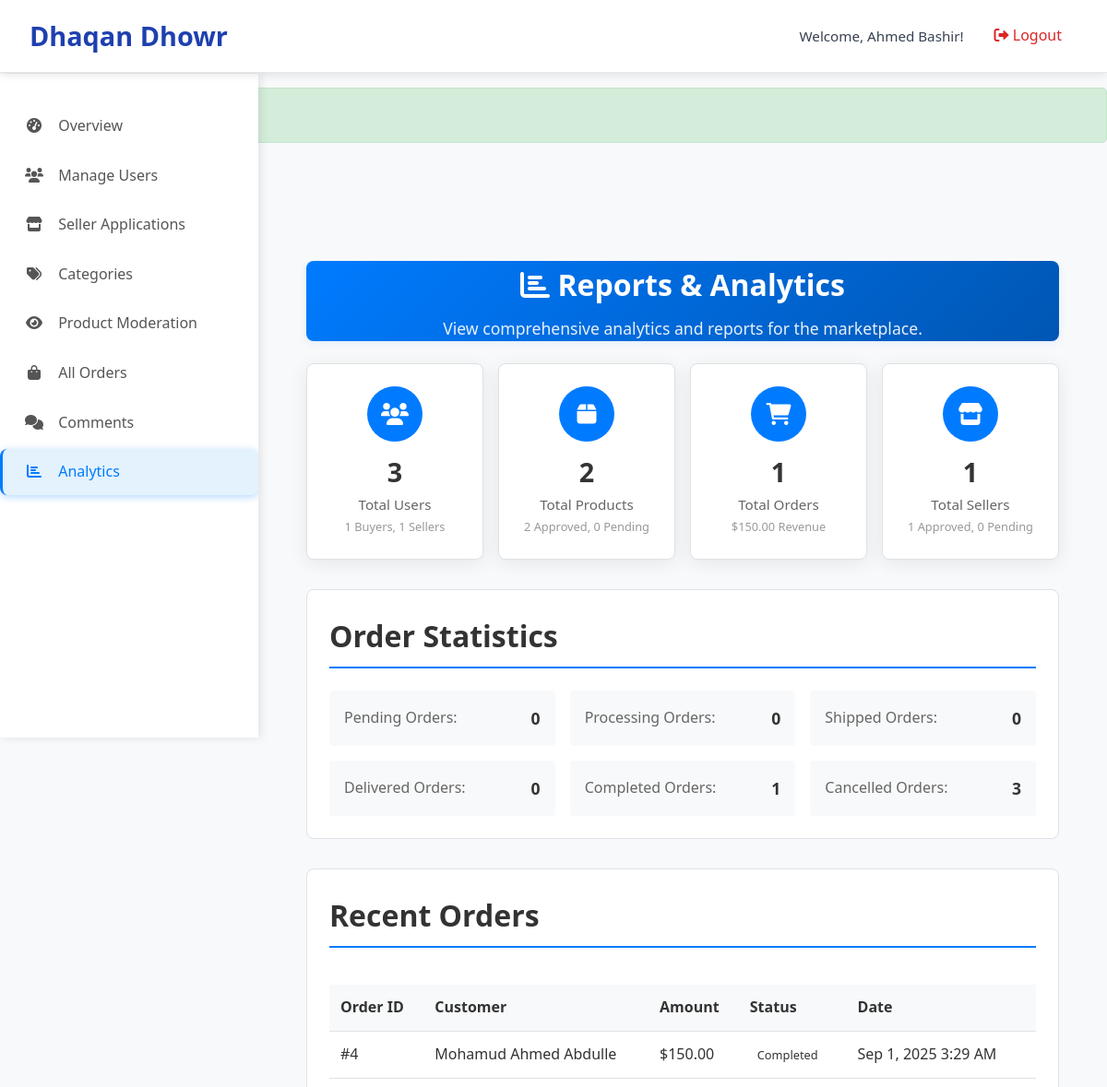
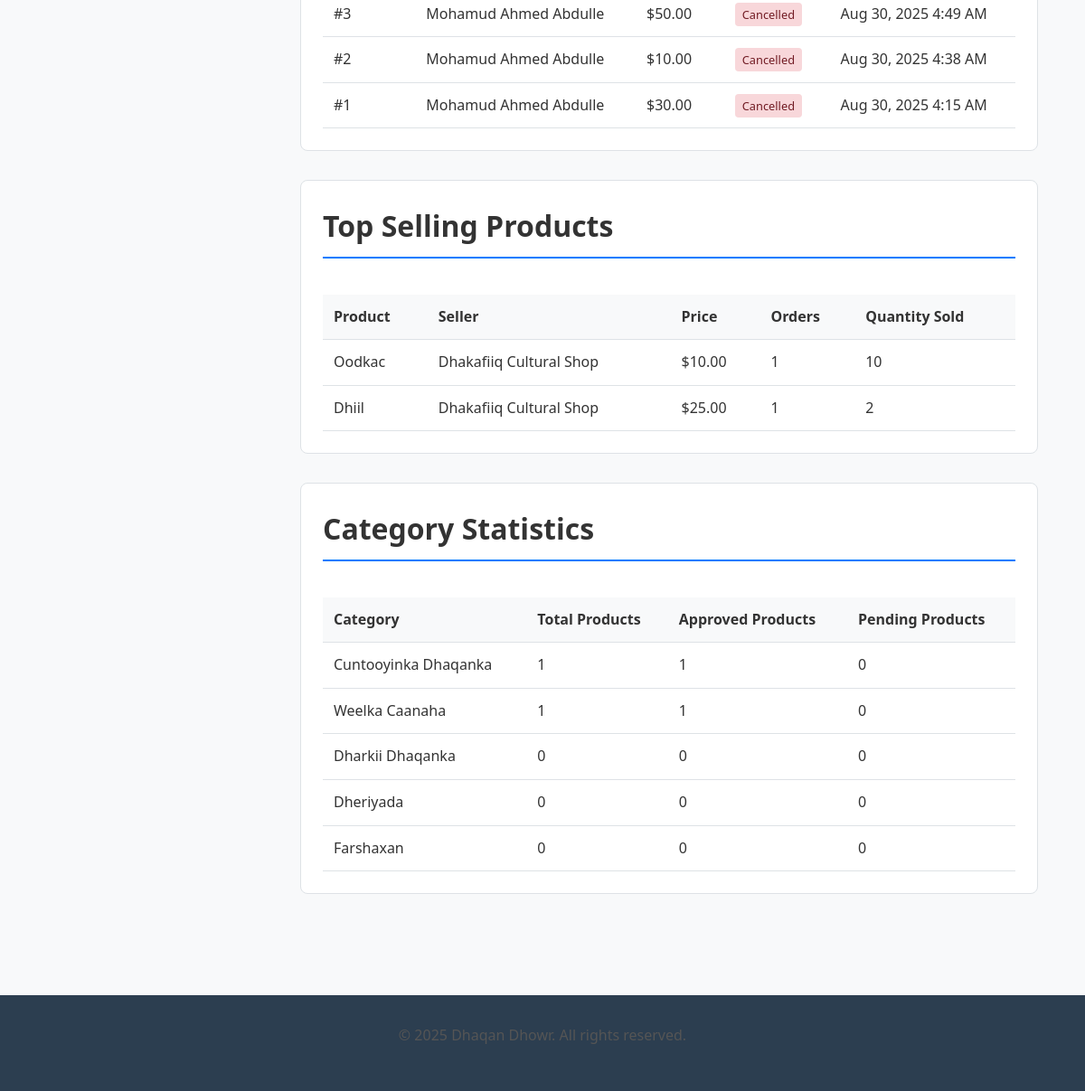
/admin/reports.php (signed in), run on the app's committed database (2 pictures, top to bottom).
### tables this page shows
CREATE TABLE `orders` (
  `id` int(11) NOT NULL,
  `user_id` int(11) NOT NULL,
  `total_amount` decimal(10,2) NOT NULL,
  `status` enum('pending','processing','shipped','delivered','completed','cancelled') DEFAULT 'pending',
  `payment_method` enum('bank_transfer','cash_on_delivery','mobile_money') NOT NULL,
  `shipping_address` text NOT NULL,
  `notes` text DEFAULT NULL,
  `created_at` timestamp NOT NULL DEFAULT current_timestamp(),
  `updated_at` timestamp NOT NULL DEFAULT current_timestamp() ON UPDATE current_timestamp()
);

CREATE TABLE `users` (
  `id` int(11) NOT NULL,
  `name` varchar(100) NOT NULL,
  `email` varchar(100) NOT NULL,
  `phone` varchar(20) DEFAULT NULL,
  `password_hash` varchar(255) NOT NULL,
  `role` enum('buyer','seller','admin') DEFAULT 'buyer',
  `verified` tinyint(1) DEFAULT 0,
  `created_at` timestamp NOT NULL DEFAULT current_timestamp(),
  `updated_at` timestamp NOT NULL DEFAULT current_timestamp() ON UPDATE current_timestamp()
);

### admin/reports.php (the view, shortened to what this page needs)
<?php
require_once __DIR__ . '/../includes/init.php';
$stats = [];
try {
    $users_sql = "SELECT
                    COUNT(*) as total_users,
                    COUNT(CASE WHEN role = 'buyer' THEN 1 END) as total_buyers,
                    COUNT(CASE WHEN role = 'seller' THEN 1 END) as total_sellers,
                    COUNT(CASE WHEN role = 'admin' THEN 1 END) as total_admins
                  FROM users";
    $users_result = $conn->query($users_sql);
    $stats['users'] = $users_result->fetch_assoc();
    $products_sql = "SELECT
                       COUNT(*) as total_products,
                       COUNT(CASE WHEN status = 'approved' THEN 1 END) as approved_products,
                       COUNT(CASE WHEN status = 'pending' THEN 1 END) as pending_products,
                       COUNT(CASE WHEN status = 'rejected' THEN 1 END) as rejected_products
                     FROM products";
    $products_result = $conn->query($products_sql);
    $stats['products'] = $products_result->fetch_assoc();
    $orders_sql = "SELECT
                     COUNT(CASE WHEN status != 'cancelled' THEN 1 END) as total_orders,
                     SUM(CASE WHEN status != 'cancelled' THEN total_amount ELSE 0 END) as total_revenue,
                     COUNT(CASE WHEN status = 'pending' THEN 1 END) as pending_orders,
                     COUNT(CASE WHEN status = 'confirmed' THEN 1 END) as processing_orders,
                     COUNT(CASE WHEN status = 'shipped' THEN 1 END) as shipped_orders,
                     COUNT(CASE WHEN status = 'delivered' THEN 1 END) as delivered_orders,
                     COUNT(CASE WHEN status = 'completed' THEN 1 END) as completed_orders,
                     COUNT(CASE WHEN status = 'cancelled' THEN 1 END) as cancelled_orders
                   FROM orders";
    $orders_result = $conn->query($orders_sql);
    $stats['orders'] = $orders_result->fetch_assoc();
    $sellers_sql = "SELECT
                      COUNT(*) as total_sellers,
                      COUNT(CASE WHEN approved = 1 THEN 1 END) as approved_sellers,
                      COUNT(CASE WHEN approved = 0 THEN 1 END) as pending_sellers
                    FROM sellers";
    $sellers_result = $conn->query($sellers_sql);
    $stats['sellers'] = $sellers_result->fetch_assoc();
    $recent_orders_sql = "SELECT o.*, u.name as customer_name
                          FROM orders o
                          JOIN users u ON o.user_id = u.id
                          ORDER BY o.created_at DESC
                          LIMIT 10";
    $recent_orders_result = $conn->query($recent_orders_sql);
    $recent_orders = [];
    if ($recent_orders_result) {
        while ($row = $recent_orders_result->fetch_assoc()) {
            $recent_orders[] = $row;
        }
    }
    $top_products_sql = "SELECT p.title, p.price, s.shop_name,
                         COUNT(oi.id) as times_ordered,
                         COALESCE(SUM(oi.quantity), 0) as total_quantity
                         FROM products p
                         JOIN sellers s ON p.seller_id = s.id
                         LEFT JOIN order_items oi ON p.id = oi.product_id
                         LEFT JOIN orders o ON oi.order_id = o.id
                         WHERE p.status = 'approved' AND (o.status IS NULL OR o.status != 'cancelled')
                         GROUP BY p.id
                         ORDER BY total_quantity DESC
                         LIMIT 10";
    $top_products_result = $conn->query($top_products_sql);
    $top_products = [];
    if ($top_products_result) {
        while ($row = $top_products_result->fetch_assoc()) {
            $top_products[] = $row;
        }
    }
    $category_stats_sql = "SELECT c.name,
                           COUNT(p.id) as product_count,
                           COUNT(CASE WHEN p.status = 'approved' THEN 1 END) as approved_count
                           FROM categories c
                           LEFT JOIN products p ON c.id = p.category_id
                           GROUP BY c.id
                           ORDER BY product_count DESC";
    $category_stats_result = $conn->query($category_stats_sql);
    $category_stats = [];
    if ($category_stats_result) {
        while ($row = $category_stats_result->fetch_assoc()) {
            $category_stats[] = $row;
        }
    }
} catch (Exception $e) {
    error_log("Reports fetch error: " . $e->getMessage());
    if (DEBUG_MODE) {
        $error_message = "Database error: " . $e->getMessage();
    } else {
        $error_message = "We're experiencing some technical difficulties. Please try again later.";
    }
}
include '../includes/admin_header.php';
?>
<?php include '../includes/admin_sidebar.php'; ?>
<div class="seller-layout">
    <main class="seller-main">
        <div class="container">
            <div class="admin-header">
                <h1><i class="fas fa-chart-bar"></i> Reports & Analytics</h1>
                <p>View comprehensive analytics and reports for the marketplace.</p>
            </div>
            <div class="stats-grid">
                <div class="stat-card">
                    <div class="stat-icon">
                        <i class="fas fa-users"></i>
                    </div>
                    <div class="stat-content">
                        <h3><?= number_format($stats['users']['total_users'] ?? 0); ?></h3>
                        <p>Total Users</p>
                        <small><?= number_format($stats['users']['total_buyers'] ?? 0); ?> Buyers, <?= number_format($stats['users']['total_sellers'] ?? 0); ?> Sellers</small>
                    </div>
                </div>
                <div class="stat-card">
                    <div class="stat-icon">
                        <i class="fas fa-box"></i>
                    </div>
                    <div class="stat-content">
                        <h3><?= number_format($stats['products']['total_products'] ?? 0); ?></h3>
                        <p>Total Products</p>
                        <small><?= number_format($stats['products']['approved_products'] ?? 0); ?> Approved, <?= number_format($stats['products']['pending_products'] ?? 0); ?> Pending</small>
                    </div>
                </div>
                <div class="stat-card">
                    <div class="stat-icon">
                        <i class="fas fa-shopping-cart"></i>
                    </div>
                    <div class="stat-content">
                        <h3><?= number_format($stats['orders']['total_orders'] ?? 0); ?></h3>
                        <p>Total Orders</p>
                        <small>$<?= number_format($stats['orders']['total_revenue'] ?? 0, 2); ?> Revenue</small>
                    </div>
                </div>
                <div class="stat-card">
                    <div class="stat-icon">
                        <i class="fas fa-store"></i>
                    </div>
                    <div class="stat-content">
                        <h3><?= number_format($stats['sellers']['total_sellers'] ?? 0); ?></h3>
                        <p>Total Sellers</p>
                        <small><?= number_format($stats['sellers']['approved_sellers'] ?? 0); ?> Approved, <?= number_format($stats['sellers']['pending_sellers'] ?? 0); ?> Pending</small>
                    </div>
                </div>
            </div>
            <div class="report-section">
                <h2>Order Statistics</h2>
                <div class="order-stats">
                    <div class="stat-item">
                        <span class="stat-label">Pending Orders:</span>
                        <span class="stat-value"><?= number_format($stats['orders']['pending_orders'] ?? 0); ?></span>
                    </div>
                    <div class="stat-item">
                        <span class="stat-label">Processing Orders:</span>
                        <span class="stat-value"><?= number_format($stats['orders']['processing_orders'] ?? 0); ?></span>
                    </div>
                    <div class="stat-item">
                        <span class="stat-label">Shipped Orders:</span>
                        <span class="stat-value"><?= number_format($stats['orders']['shipped_orders'] ?? 0); ?></span>
                    </div>
                    <div class="stat-item">
                        <span class="stat-label">Delivered Orders:</span>
                        <span class="stat-value"><?= number_format($stats['orders']['delivered_orders'] ?? 0); ?></span>
                    </div>
                    <div class="stat-item">
                        <span class="stat-label">Completed Orders:</span>
                        <span class="stat-value"><?= number_format($stats['orders']['completed_orders'] ?? 0); ?></span>
                    </div>
                    <div class="stat-item">
                        <span class="stat-label">Cancelled Orders:</span>
                        <span class="stat-value"><?= number_format($stats['orders']['cancelled_orders'] ?? 0); ?></span>
                    </div>
                </div>
            </div>
            <div class="report-section">
                <h2>Recent Orders</h2>
                <?php if (empty($recent_orders)): ?>
                    <div class="empty-state">
                        <p>No orders found.</p>
                    </div>
                <?php else: ?>
                    <div class="table-responsive">
                        <table class="data-table">
                            <thead>
                                <tr>
                                    <th>Order ID</th>
                                    <th>Customer</th>
                                    <th>Amount</th>
                                    <th>Status</th>
                                    <th>Date</th>
                                </tr>
                            </thead>
                            <tbody>
                                <?php foreach ($recent_orders as $order): ?>
                                    <tr>
                                        <td>#<?= $order['id']; ?></td>
                                        <td><?= htmlspecialchars($order['customer_name']); ?></td>
                                        <td>$<?= number_format($order['total_amount'], 2); ?></td>
                                        <td>
                                            <span class="status-badge status-<?= $order['status']; ?>">
                                                <?= ucfirst(htmlspecialchars($order['status'])); ?>
                                            </span>
                                        </td>
                                        <td><?= date('M j, Y g:i A', strtotime($order['created_at'])); ?></td>
                                    </tr>
                                <?php endforeach; ?>
                            </tbody>
                        </table>
                    </div>
                <?php endif; ?>
            </div>
            <div class="report-section">
                <h2>Top Selling Products</h2>
                <?php if (empty($top_products)): ?>
                    <div class="empty-state">
                        <p>No product sales data available.</p>
                    </div>
                <?php else: ?>
                    <div class="table-responsive">
                        <table class="data-table">
                            <thead>
                                <tr>
                                    <th>Product</th>
                                    <th>Seller</th>
                                    <th>Price</th>
                                    <th>Orders</th>
                                    <th>Quantity Sold</th>
                                </tr>
                            </thead>
                            <tbody>
                                <?php foreach ($top_products as $product): ?>
                                    <tr>
                                        <td><?= htmlspecialchars($product['title']); ?></td>
                                        <td><?= htmlspecialchars($product['shop_name']); ?></td>
                                        <td>$<?= number_format($product['price'], 2); ?></td>
                                        <td><?= number_format($product['times_ordered']); ?></td>
                                        <td><?= number_format($product['total_quantity'] ?? 0); ?></td>
                                    </tr>
                                <?php endforeach; ?>
                            </tbody>
                        </table>
                    </div>
                <?php endif; ?>
            </div>
            <div class="report-section">
                <h2>Category Statistics</h2>
                <?php if (empty($category_stats)): ?>
                    <div class="empty-state">
                        <p>No category data available.</p>
                    </div>
                <?php else: ?>
                    <div class="table-responsive">
                        <table class="data-table">
                            <thead>
                                <tr>
                                    <th>Category</th>
                                    <th>Total Products</th>
                                    <th>Approved Products</th>
                                    <th>Pending Products</th>
                                </tr>
                            </thead>
                            <tbody>
                                <?php foreach ($category_stats as $category): ?>
                                    <tr>
                                        <td><?= htmlspecialchars($category['name']); ?></td>
                                        <td><?= number_format($category['product_count']); ?></td>
                                        <td><?= number_format($category['approved_count']); ?></td>
                                        <td><?= number_format($category['product_count'] - $category['approved_count']); ?></td>
                                    </tr>
                                <?php endforeach; ?>
                            </tbody>
                        </table>
                    </div>
                <?php endif; ?>
            </div>
        </div>
    </main>
</div>
<?php include '../includes/admin_footer.php'; ?>

### data on the page
orders: id "4", user.name "Mohamud Ahmed Abdulle", total_amount "150.00", status "Completed", created_at "Sep 1, 2025 3:29 AM"
orders: id "3", user.name "Mohamud Ahmed Abdulle", total_amount "50.00", status "Cancelled", created_at "Aug 30, 2025 4:49 AM"
orders: id "2", user.name "Mohamud Ahmed Abdulle", total_amount "10.00", status "Cancelled", created_at "Aug 30, 2025 4:38 AM"
orders: id "1", user.name "Mohamud Ahmed Abdulle", total_amount "30.00", status "Cancelled", created_at "Aug 30, 2025 4:15 AM"

### other printed values
SITE_NAME "Dhaqan Dhowr"
getCurrentUserName() "Ahmed Bashir"
$stats['users']['total_users'] "3"
$stats['users']['total_buyers'] "1"
$stats['users']['total_sellers'] "1"
$stats['products']['total_products'] "2"
$stats['products']['approved_products'] "2"
$stats['products']['pending_products'] "0"
$stats['orders']['total_orders'] "1"
$stats['orders']['total_revenue'] "150.00"
$stats['sellers']['total_sellers'] "1"
$stats['sellers']['approved_sellers'] "1"
$stats['sellers']['pending_sellers'] "0"
$stats['orders']['pending_orders'] "0"
$stats['orders']['processing_orders'] "0"
